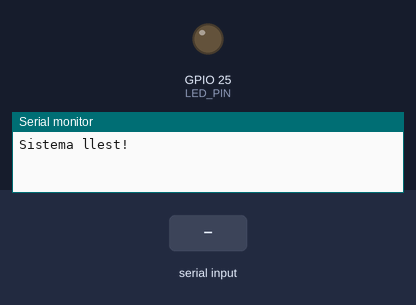
This sketch was run on a simulated ESP32. Parts: output pins drawn as LEDs (lit = HIGH), the last lines printed to the serial monitor. The inputs (shaded band) are chosen by the test bench.

Above: at 1.2 s.
1.3 s: "ON\n" received over Serial
At 1.6 s:
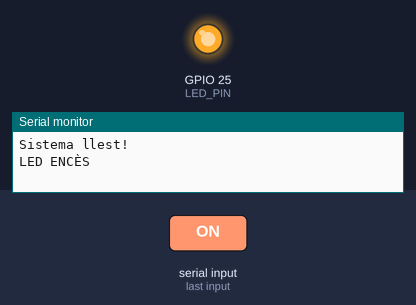
2.8 s: "OFF\n" received over Serial
At 3.9 s:
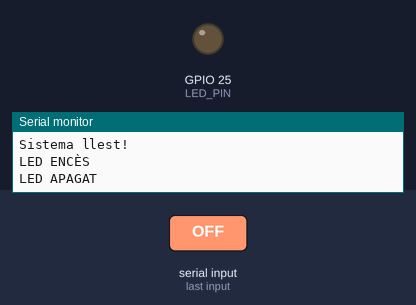
Timing chart, 0 to 5.8 s (numbered marks = the images above; inputs shaded):
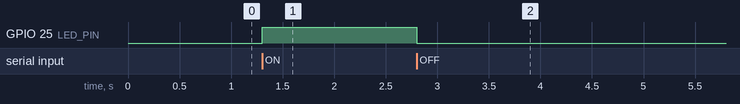

Measured:
- after the input at 1.3 s, GPIO 25 (LED_PIN): LOW → HIGH at once
- after the input at 2.8 s, GPIO 25 (LED_PIN): HIGH → LOW at once

The sketch:

issue4.ino
```cpp
const int LED_PIN = 25;

void setup() {

  pinMode(LED_PIN, OUTPUT);
  digitalWrite(LED_PIN, LOW);

  Serial.begin(115200);
  Serial.println("Sistema llest!");

}

void loop() {

  if (Serial.available() > 0) {

    String line = Serial.readStringUntil('\n');
    line.trim();
    line.toUpperCase();

    if (line == "ON") {

      digitalWrite(LED_PIN, HIGH);
      Serial.println("LED ENCÈS");

    }

    else if (line == "OFF") {

      digitalWrite(LED_PIN, LOW);
      Serial.println("LED APAGAT");

    }

    else {

      Serial.println("Ordre desconeguda");

    }

  }

}
```
